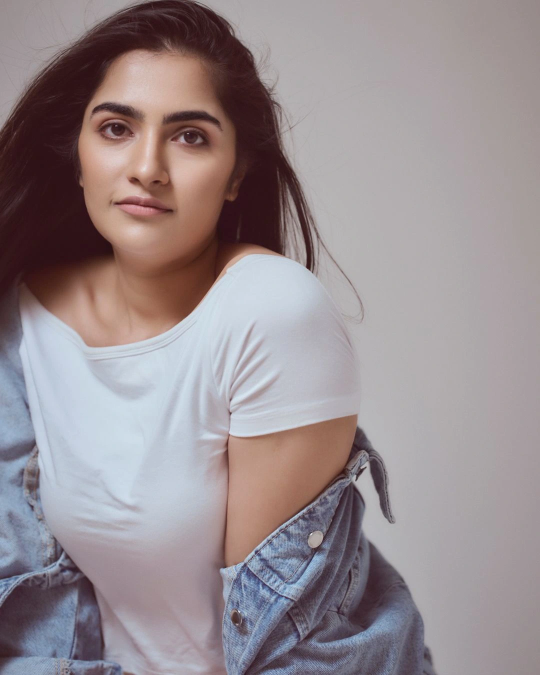
#> input picture FaceRecognition/sample/img1.jpg, 1080 x 1350 px, found by its file name (shown at 1/2 size)
$ jupyter execute wavelet_transformation.ipynb   (shell and % lines are left out)
#> lines starting #> are read from the running program, lines starting #| are printed output that depends on the picture
[cell 1]
import numpy as np
import matplotlib.pyplot as plt
import cv2
import os
import shutil

[cell 2]
img = cv2.imread('./sample/img1.jpg')
#> img is the input picture: shape (1350, 1080, 3); mean B, G, R 143.7, 140.2, 151.3
gray = cv2.cvtColor(img, cv2.COLOR_BGR2GRAY)
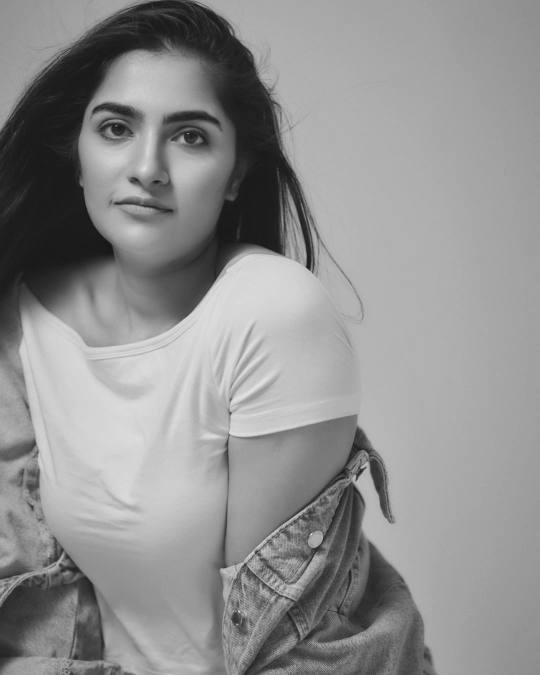
#> gray: shape (1350, 1080) (shown at 1/2 size); min 16, max 253, mean 143.9

plt.imshow(gray, cmap= 'gray')

[cell 3]
def get_crop_image(image_path):
#> called with image_path = './sample/img3.jpg'
    face_cascade = cv2.CascadeClassifier('./haarcascades/haarcascade_frontalface_default.xml')
    eye_cascade = cv2.CascadeClassifier('./haarcascades/haarcascade_eye.xml')
    image = cv2.imread(image_path)
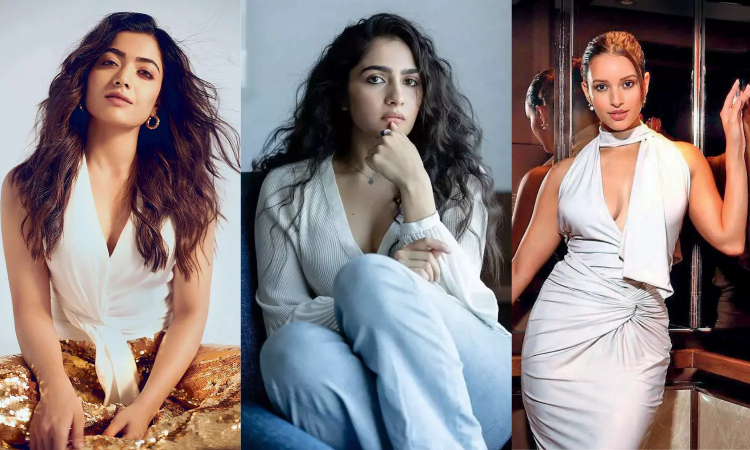
#> input picture FaceRecognition/sample/img3.jpg, 1500 x 900 px, found by its file name (shown at 1/2 size)
#> image is the input picture: shape (900, 1500, 3); mean B, G, R 129, 128, 138.5
    gray = cv2.cvtColor(image, cv2.COLOR_BGR2GRAY)
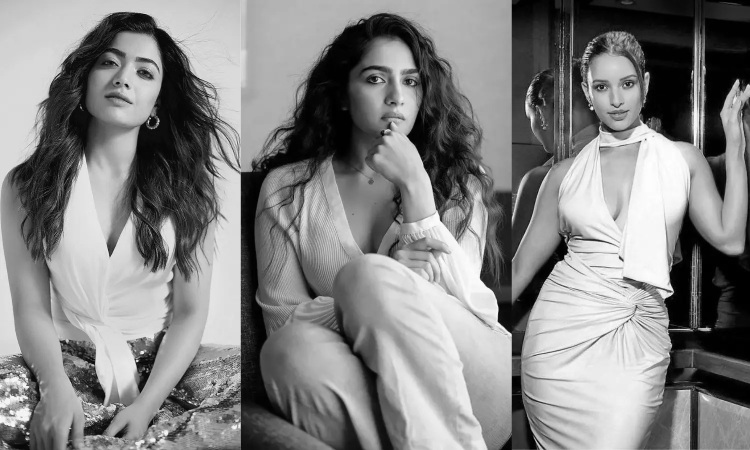
#> gray: shape (900, 1500) (shown at 1/2 size); min 0, max 255, mean 131.2

    faces = face_cascade.detectMultiScale(gray, 1.3, 5)
#> faces = [[701, 92, 169, 169], [1157, 114, 145, 145], [158, 56, 192, 192]]
    for (x, y, w, h) in faces:
        roi_gray = gray[y:y+h, x:x+w]
        roi_color = image[y:y+h, x:x+w]
        eyes = eye_cascade.detectMultiScale(roi_gray)
        if len(eyes) >= 2:
            return roi_color
#> this loop made 1 pass
#> (x, y, w, h, eyes) on pass 1: (701, 92, 169, 169, [[97, 52, 40, 40], [71, 103, 24, 24], [24, 42, 48, 48]])
#> pass 1, in get_crop_image, `roi_gray = gray[y:y+h, x:x+w]`:
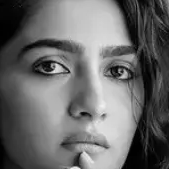
#> roi_gray: shape (169, 169); min 0, max 240, mean 105.7
#> pass 1, in get_crop_image, `roi_color = image[y:y+h, x:x+w]`:
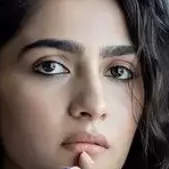
#> roi_color: shape (169, 169, 3); mean B, G, R 95.3, 102, 116.9

[cell 4]
import numpy as np
import pywt
import cv2

def w2d(img, mode='haar', level=1):
#> called with mode = 'haar', level = 1
    imArray = img
    #Datatype conversions
    #convert to grayscale
    imArray = cv2.cvtColor( imArray,cv2.COLOR_RGB2GRAY )
    #convert to float
    imArray =  np.float32(imArray)
    imArray /= 255;
    # compute coefficients
    coeffs=pywt.wavedec2(imArray, mode, level=level)
#> coeffs = 2 items

    #Process Coefficients
    coeffs_H=list(coeffs)
#> coeffs_H = 2 items
    coeffs_H[0] *= 0;

    # reconstruction
    imArray_H=pywt.waverec2(coeffs_H, mode);
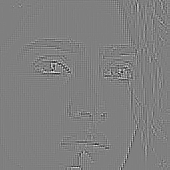
#> imArray_H: shape (170, 170) float32; min -0.31, max 0.308, mean -8.25e-12; drawn with min black and max white
    imArray_H *= 255;
    imArray_H =  np.uint8(imArray_H)
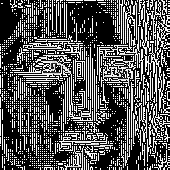
#> imArray_H: shape (170, 170); min 0, max 255, mean 84.5

    return imArray_H

[cell 5]
img_crop = get_crop_image('./sample/img3.jpg')

[cell 6]
plt.imshow(w2d(img_crop), cmap= 'gray')

[cell 7]
plt.imshow(w2d(img_crop, 'haar',5), cmap= 'gray')
#> call 2 of w2d, with mode = 'haar', level = 5
#> in w2d (call 2), `coeffs=pywt.wavedec2(imArray, mode, level=level)`: coeffs = 6 items
#> in w2d (call 2), `imArray_H=pywt.waverec2(coeffs_H, mode);`:
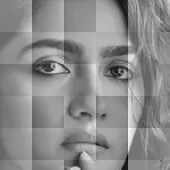
#> imArray_H: shape (170, 170) float32; min -0.694, max 0.569, mean -6.7e-05; drawn with min black and max white
#> in w2d (call 2), `imArray_H =  np.uint8(imArray_H)`:
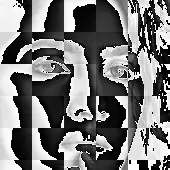
#> imArray_H: shape (170, 170); min 0, max 255, mean 119.5

[cell 8]
img_crop_resize = cv2.resize(img_crop, (32, 32))
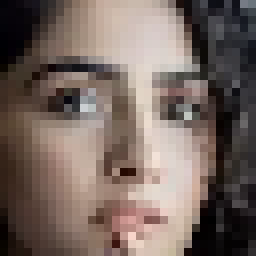
#> img_crop_resize: shape (32, 32, 3) (shown 8 times larger); mean B, G, R 95.4, 102.1, 117
plt.imshow(img_crop_resize)
